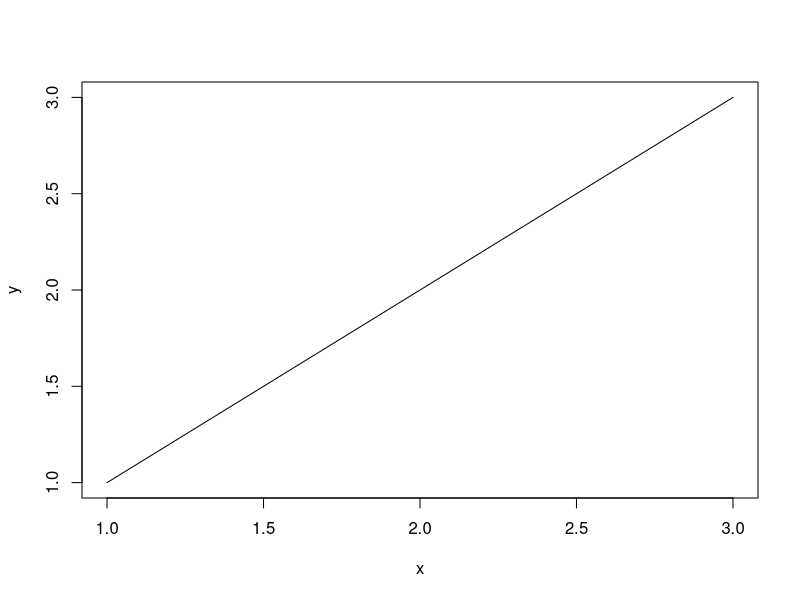

Here is the R script that generated this plot:
#ANOVA
#Desenvolvido por:     Jhordan Silveira de Borba
#E-mail:               jhordandecacapava@gmail.com
#Website:              https://sapogithub.github.io
#Mais informações:     https://github.com/SapoGitHub/Repositorio-Geral/wiki/ANOVA
#2018

funcao <- function(x, y) {
    plot(x,y,type="l")
  }

x<-c(1,2,3)
y<-c(1,2,3)

funcao(x,y)

